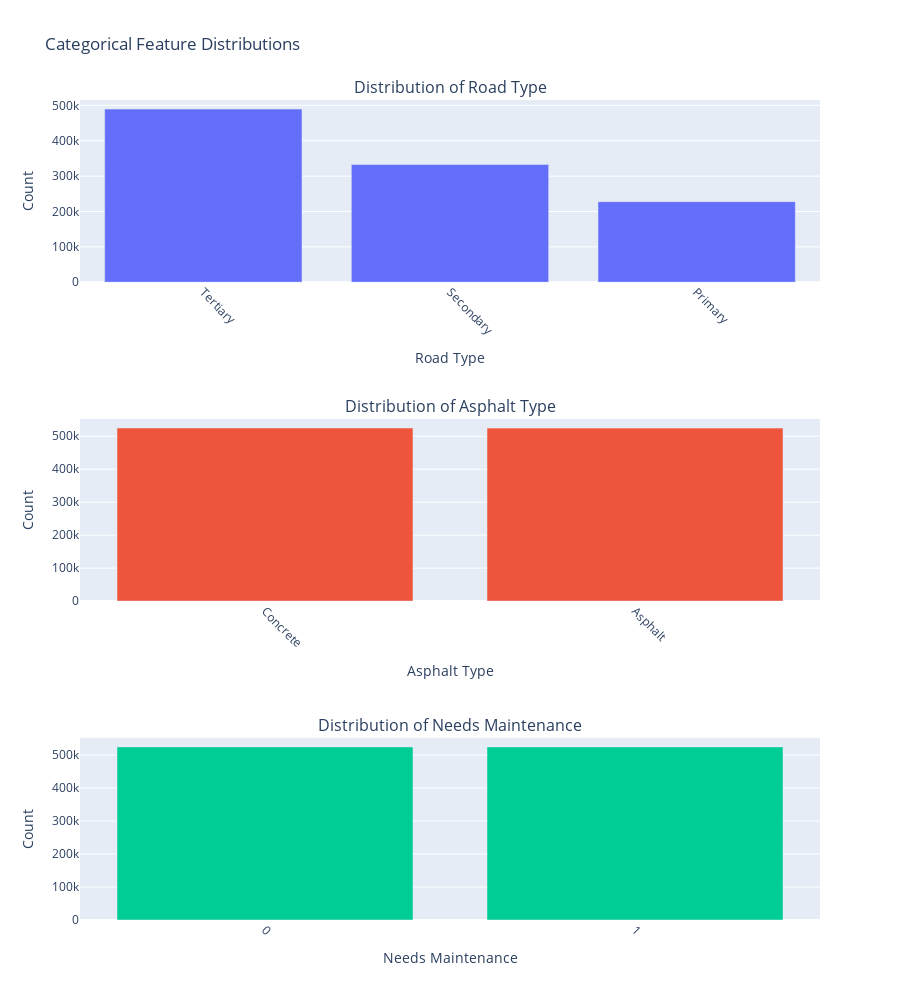

The notebook cell this image was saved under:
### Code cell
import plotly.graph_objects as go
from plotly.subplots import make_subplots


categorical_cols = df.select_dtypes(include='object').columns.drop('Segment ID') 
categorical_cols = categorical_cols.insert(len(categorical_cols),'Needs Maintenance') 

fig = make_subplots(rows=3, cols=1, subplot_titles=[f'Distribution of {col}' for col in categorical_cols])


for i, col in enumerate(categorical_cols, start=1):
    value_counts = df[col].value_counts(dropna=False)
    fig.add_trace(
        go.Bar(x=value_counts.index.astype(str), y=value_counts.values, name=col),
        row=i, col=1
    )

    fig.update_xaxes(title_text=col, tickangle=45, row=i, col=1)
    fig.update_yaxes(title_text="Count", row=i, col=1)


fig.update_layout(height=1000, title_text="Categorical Feature Distributions", showlegend=False)
fig.show()

### Figure 1 — Plotly figure (JSON) as saved in the notebook; plotly's stock layout.template omitted (floating-point values rounded to 4 significant figures)
{"data": [{"name": "Road Type", "type": "bar", "x": ["Tertiary", "Secondary", "Primary"], "xaxis": "x", "y": [489362, 332648, 227744], "yaxis": "y"}, {"name": "Asphalt Type", "type": "bar", "x": ["Concrete", "Asphalt"], "xaxis": "x2", "y": [525048, 524706], "yaxis": "y2"}, {"name": "Needs Maintenance", "type": "bar", "x": ["0", "1"], "xaxis": "x3", "y": [524885, 524869], "yaxis": "y3"}], "layout": {"annotations": [{"font": {"size": 16}, "showarrow": false, "text": "Distribution of Road Type", "x": 0.5, "xanchor": "center", "xref": "paper", "y": 1, "yanchor": "bottom", "yref": "paper"}, {"font": {"size": 16}, "showarrow": false, "text": "Distribution of Asphalt Type", "x": 0.5, "xanchor": "center", "xref": "paper", "y": 0.6111, "yanchor": "bottom", "yref": "paper"}, {"font": {"size": 16}, "showarrow": false, "text": "Distribution of Needs Maintenance", "x": 0.5, "xanchor": "center", "xref": "paper", "y": 0.2222, "yanchor": "bottom", "yref": "paper"}], "height": 1000, "showlegend": false, "title": {"text": "Categorical Feature Distributions"}, "xaxis": {"anchor": "y", "domain": [0, 1], "tickangle": 45, "title": {"text": "Road Type"}}, "xaxis2": {"anchor": "y2", "domain": [0, 1], "tickangle": 45, "title": {"text": "Asphalt Type"}}, "xaxis3": {"anchor": "y3", "domain": [0, 1], "tickangle": 45, "title": {"text": "Needs Maintenance"}}, "yaxis": {"anchor": "x", "domain": [0.7778, 1], "title": {"text": "Count"}}, "yaxis2": {"anchor": "x2", "domain": [0.3889, 0.6111], "title": {"text": "Count"}}, "yaxis3": {"anchor": "x3", "domain": [0, 0.2222], "title": {"text": "Count"}}}}
